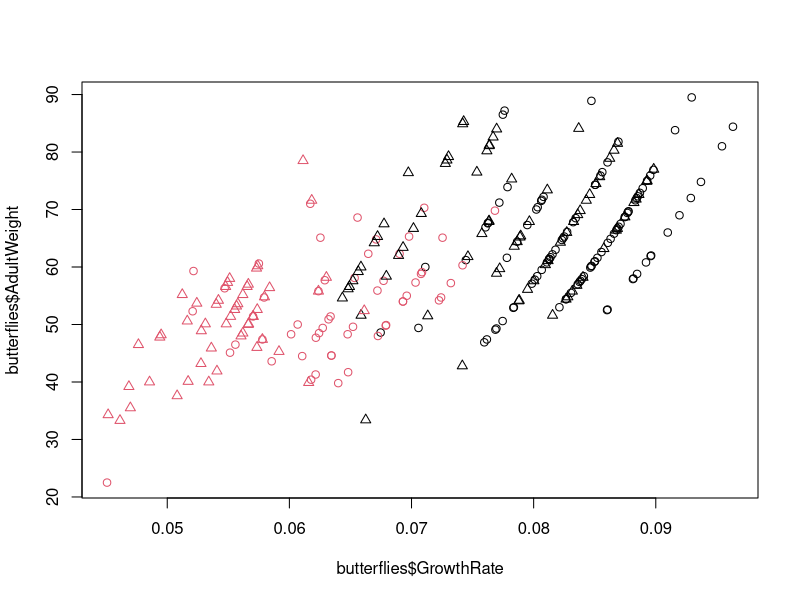
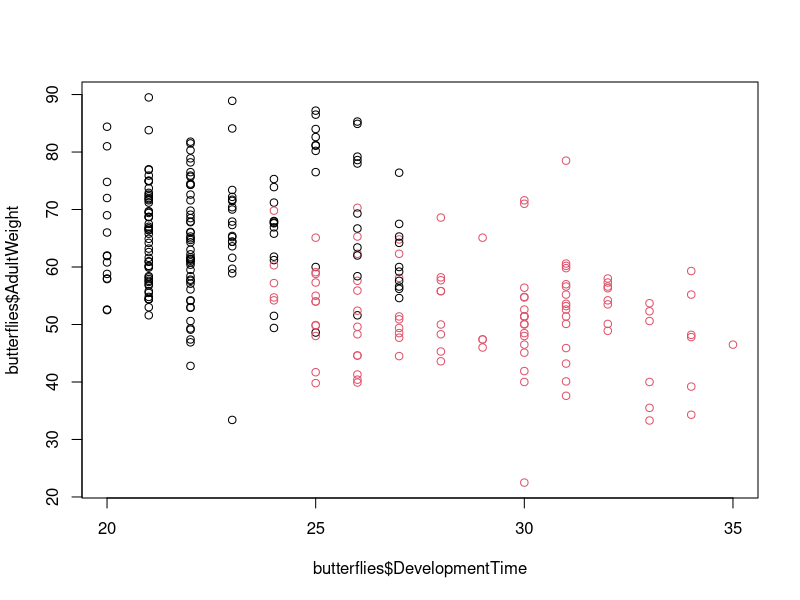
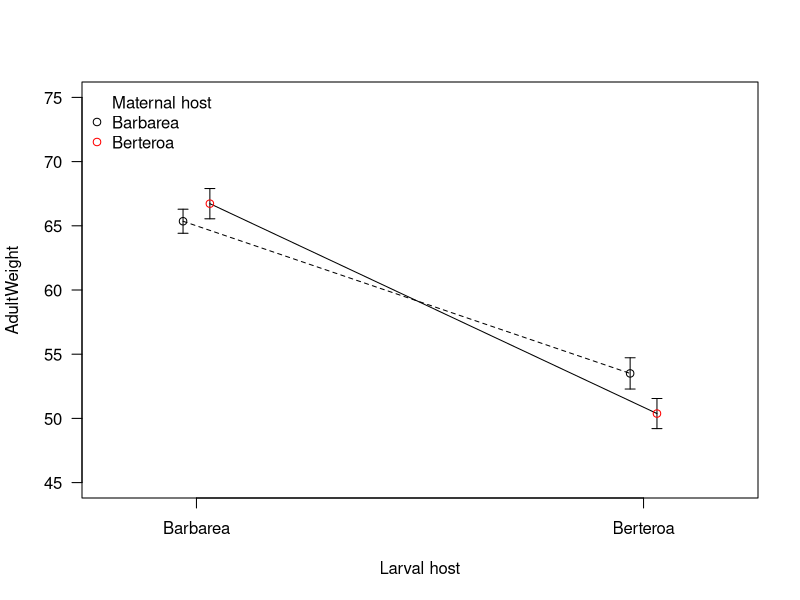
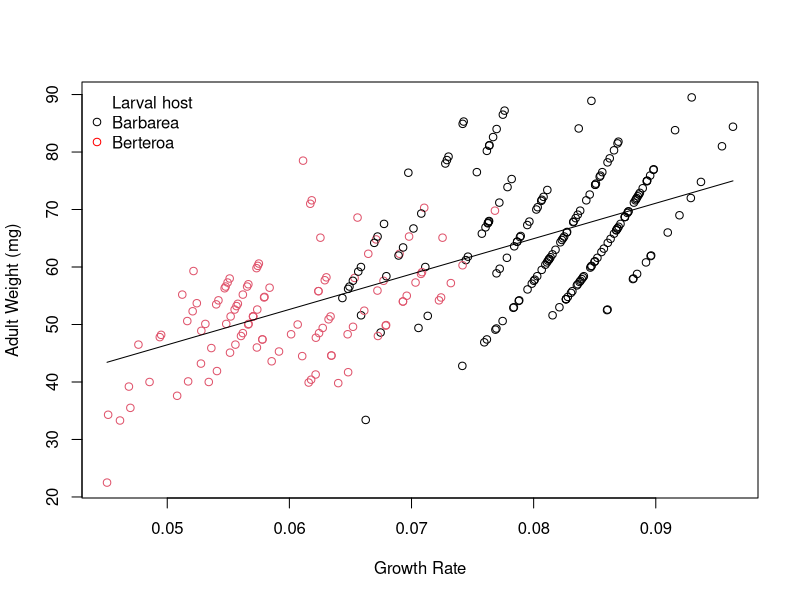

Write R code to recreate these figures, in order. (Note: this script raises an error after producing the figures.)
#!/usr/bin/env Rscript

library(glmmTMB)

# Remove global variables in the envionment
rm(list = ls())

# Imoprt Butterfly data
butterflies <- read.csv('./Data/butterflies.csv',
                        header = T,
                        as.is = 1)

# Plot data
plot(butterflies$GrowthRate, butterflies$AdultWeight, 
     col = as.numeric(butterflies$LarvalHost), 
     pch = as.numeric(butterflies$MaternalHost))

plot(butterflies$DevelopmentTime, butterflies$AdultWeight, 
     col = as.numeric(butterflies$LarvalHost))



##### Adult weigth ####
# Perform an anova
# Linear model to be used in the anova
m <- lm(AdultWeight~LarvalHost*MaternalHost, data = butterflies)

# Perform the anova
anova(m)
summary(m)


# Illustrating that the maternal host plant do not significantlly affect the adult weight
# And illustrating that the larval host plant greatly affects the adult weight
dat <- butterflies

# Separate the names based on larval or mother host plant
dat$MaternalHost = paste0(dat$MaternalHost, "M")
dat$LarvalHost = paste0(dat$LarvalHost, "L")

# Get means for adult weight for differnt combinations of host plants
means = tapply(dat$AdultWeight, list(dat$MaternalHost, dat$LarvalHost), mean)

# Get sum of squared errors
ses = tapply(dat$AdultWeight,
             list(dat$MaternalHost, dat$LarvalHost),
             function(x) sd(x)/sqrt(sum(!is.na(x))))

# Plot adult weight over larval host plant
# Empty plot
plot(c(0.97, 1.03), means[,1], ylim=c(45, 75), xlim=c(0.8, 2.2),
     xlab="Larval host",
     ylab="AdultWeight",
     xaxt="n", las=1, pch=c(21,16), col="white")

# Add x-axis lables
axis(1, 1:2, labels=c("Barbarea", "Berteroa"))

# Add error bars for Barbarea as larval host
arrows(c(0.97,1.03), means[,1]-ses[,1], c(0.97,1.03),
       means[,1]+ses[,1], length=0.05, angle=90, code=3)

# Add error bars for Berteroa as larval host
arrows(c(1.97,2.03), means[,2]-ses[,2], c(1.97,2.03),
       means[,2]+ses[,2], length=0.05, angle=90, code=3)

# Add line between goups with same maternal host plant
segments(0.97, means[1,1], 1.97, means[1,2], lty=2)
segments(1.03, means[2,1], 2.03, means[2,2])

# Add points representing the groups means
points(c(0.97, 1.03), means[,1], pch=c(1,1), col = c('black', 'red'))
points(c(1.97, 2.03), means[,2], pch=c(1, 1), col = c('black', 'red'))

# Add description of colors in the plot
legend("topleft", c("Maternal host", "Barbarea", "Berteroa"),
       bty="n", pch=c(NA,1,1), col = c('red', 'black'))


##### Linear model ####
# Plot adult weight against growth rate
plot(butterflies$GrowthRate, butterflies$AdultWeight,
     col = as.numeric(butterflies$LarvalHost),
     ylab = 'Adult Weight (mg)',
     xlab = 'Growth Rate')

# Add description of colors (larval host)
legend("topleft", c("Larval host", "Barbarea", "Berteroa"),
       bty="n", pch=c(NA,1,1), col = c('red', 'black'))

# Fit model of growth rate as a predictor of adult weight
m2 <- lm(AdultWeight~GrowthRate, data = butterflies)

# Define new x values in the span of the data
xx <- seq(min(butterflies$GrowthRate), max(butterflies$GrowthRate), length.out = 1000)

# Predict new values based on the new x values
y_hat <- predict(m2, newdata = list(GrowthRate=xx), se.fit = T, type = 'response')

# Fit line to plotted data
lines(xx, y_hat$fit)


##### Random mixed model. Random variable = maternal host ####
m <- glmmTMB(AdultWeight~1 + (1|MotherID), data = butterflies)
summary(m)

VarAmongGroups = attr(VarCorr(m)$cond$MotherID, "stddev")^2
VarWithinGroups = attr(VarCorr(m)$cond, "sc")^2
df = data.frame(vari = 'Adult Weight (mg)',
                Mean = round(mean(butterflies$AdultWeight),2), 
                SD = round(sd(butterflies$AdultWeight), 2),
                Among = round(VarAmongGroups/(VarAmongGroups+VarWithinGroups)*100, 2),
                Within = round(VarWithinGroups/(VarAmongGroups+VarWithinGroups)*100, 2))
df = apply(df, 2, round, 2)
df
names(df) <- c('variable', 'Mean','SD', 'Among (%)', 'Within (%)')
rownames(df) <- NULL


test <- c(2,3)
